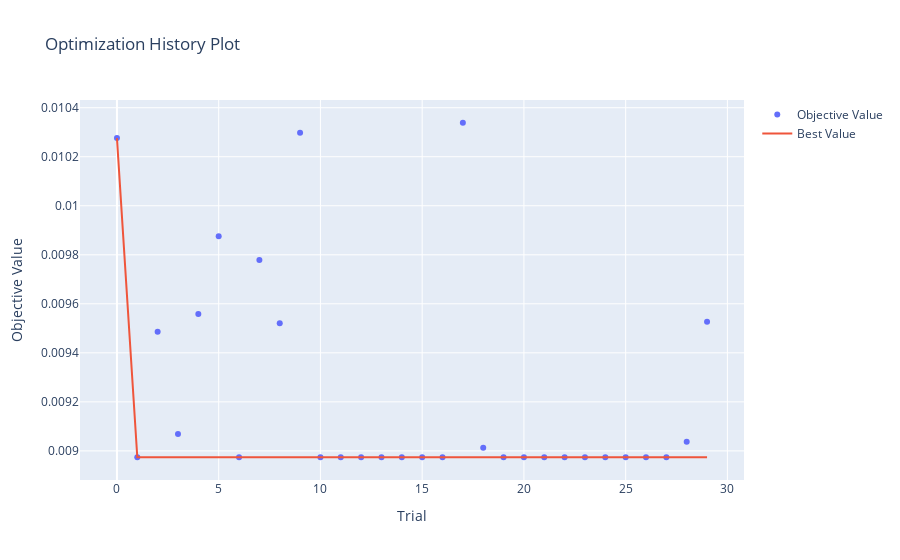
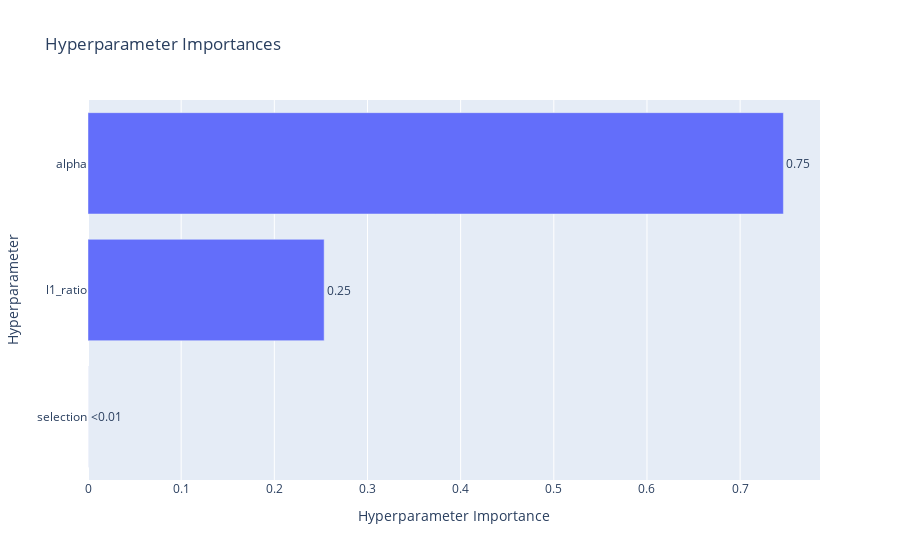

Notebook code cell kept with these figures, in order:
### Code cell
vis.plot_optimization_history(study).show()
vis.plot_param_importances(study).show()

### Figure 1 — Plotly figure (JSON) as saved in the notebook; plotly's stock layout.template omitted (floating-point values rounded to 4 significant figures)
{"data": [{"mode": "markers", "name": "Objective Value", "x": [0, 1, 2, 3, 4, 5, 6, 7, 8, 9, 10, 11, 12, 13, 14, 15, 16, 17, 18, 19, 20, 21, 22, 23, 24, 25, 26, 27, 28, 29], "y": [0.01028, 0.008974, 0.009486, 0.009069, 0.009559, 0.009875, 0.008974, 0.009778, 0.009521, 0.0103, 0.008974, 0.008974, 0.008974, 0.008974, 0.008974, 0.008974, 0.008974, 0.01034, 0.009013, 0.008974, 0.008974, 0.008974, 0.008974, 0.008974, 0.008974, 0.008974, 0.008974, 0.008974, 0.009038, 0.009527], "type": "scatter"}, {"mode": "lines", "name": "Best Value", "x": [0, 1, 2, 3, 4, 5, 6, 7, 8, 9, 10, 11, 12, 13, 14, 15, 16, 17, 18, 19, 20, 21, 22, 23, 24, 25, 26, 27, 28, 29], "y": [0.01028, 0.008974, 0.008974, 0.008974, 0.008974, 0.008974, 0.008974, 0.008974, 0.008974, 0.008974, 0.008974, 0.008974, 0.008974, 0.008974, 0.008974, 0.008974, 0.008974, 0.008974, 0.008974, 0.008974, 0.008974, 0.008974, 0.008974, 0.008974, 0.008974, 0.008974, 0.008974, 0.008974, 0.008974, 0.008974], "type": "scatter"}, {"marker": {"color": "#cccccc"}, "mode": "markers", "name": "Infeasible Trial", "showlegend": false, "x": [], "y": [], "type": "scatter"}], "layout": {"title": {"text": "Optimization History Plot"}, "xaxis": {"title": {"text": "Trial"}}, "yaxis": {"title": {"text": "Objective Value"}}}}

### Figure 2 — Plotly figure (JSON) as saved in the notebook; plotly's stock layout.template omitted (floating-point values rounded to 4 significant figures)
{"data": [{"cliponaxis": false, "hovertemplate": ["selection (CategoricalDistribution): 5.832107230712433e-05<extra></extra>", "l1_ratio (FloatDistribution): 0.25348504032385477<extra></extra>", "alpha (FloatDistribution): 0.7464566386038382<extra></extra>"], "name": "Objective Value", "orientation": "h", "text": ["<0.01", "0.25", "0.75"], "textposition": "outside", "x": [5.832e-05, 0.2535, 0.7465], "y": ["selection", "l1_ratio", "alpha"], "type": "bar"}], "layout": {"title": {"text": "Hyperparameter Importances"}, "xaxis": {"title": {"text": "Hyperparameter Importance"}}, "yaxis": {"title": {"text": "Hyperparameter"}}}}
